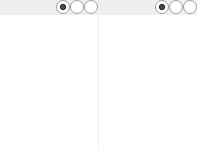
<?xml version="1.0" encoding="UTF-8"?>
<ui version="4.0">
 <class>ProgramList</class>
 <widget class="QWidget" name="ProgramList">
  <property name="geometry">
   <rect>
    <x>0</x>
    <y>0</y>
    <width>197</width>
    <height>148</height>
   </rect>
  </property>
  <property name="windowTitle">
   <string notr="true">Form</string>
  </property>
  <layout class="QVBoxLayout" name="verticalLayout_3">
   <property name="spacing">
    <number>0</number>
   </property>
   <property name="margin">
    <number>0</number>
   </property>
   <item>
    <widget class="QSplitter" name="splitter">
     <property name="orientation">
      <enum>Qt::Horizontal</enum>
     </property>
     <property name="handleWidth">
      <number>1</number>
     </property>
     <property name="childrenCollapsible">
      <bool>true</bool>
     </property>
     <widget class="QWidget" name="layoutWidget">
      <layout class="QVBoxLayout" name="verticalLayout_4">
       <property name="spacing">
        <number>0</number>
       </property>
       <item>
        <layout class="QHBoxLayout" name="horizontalLayout_2">
         <property name="spacing">
          <number>0</number>
         </property>
         <item>
          <spacer name="horizontalSpacer_2">
           <property name="orientation">
            <enum>Qt::Horizontal</enum>
           </property>
           <property name="sizeHint" stdset="0">
            <size>
             <width>0</width>
             <height>0</height>
            </size>
           </property>
          </spacer>
         </item>
         <item>
          <widget class="QRadioButton" name="grpAutosaveOn">
           <property name="toolTip">
            <string>Autosave changes</string>
           </property>
           <property name="text">
            <string/>
           </property>
           <property name="checked">
            <bool>true</bool>
           </property>
          </widget>
         </item>
         <item>
          <widget class="QRadioButton" name="grpAutosaveAsk">
           <property name="toolTip">
            <string>Prompt</string>
           </property>
           <property name="text">
            <string/>
           </property>
          </widget>
         </item>
         <item>
          <widget class="QRadioButton" name="grpAutosaveOff">
           <property name="toolTip">
            <string>Discard unsaved changes</string>
           </property>
           <property name="text">
            <string/>
           </property>
          </widget>
         </item>
        </layout>
       </item>
       <item>
        <widget class="GroupListView" name="listGrps">
         <property name="minimumSize">
          <size>
           <width>1</width>
           <height>0</height>
          </size>
         </property>
         <property name="frameShape">
          <enum>QFrame::NoFrame</enum>
         </property>
         <property name="dragDropMode">
          <enum>QAbstractItemView::DragDrop</enum>
         </property>
         <property name="defaultDropAction">
          <enum>Qt::MoveAction</enum>
         </property>
         <property name="selectionMode">
          <enum>QAbstractItemView::ExtendedSelection</enum>
         </property>
         <property name="uniformItemSizes">
          <bool>true</bool>
         </property>
        </widget>
       </item>
      </layout>
     </widget>
     <widget class="QWidget" name="layoutWidget">
      <layout class="QVBoxLayout" name="verticalLayout_2">
       <property name="spacing">
        <number>0</number>
       </property>
       <item>
        <layout class="QHBoxLayout" name="horizontalLayout">
         <property name="spacing">
          <number>0</number>
         </property>
         <item>
          <spacer name="horizontalSpacer">
           <property name="orientation">
            <enum>Qt::Horizontal</enum>
           </property>
           <property name="sizeHint" stdset="0">
            <size>
             <width>0</width>
             <height>0</height>
            </size>
           </property>
          </spacer>
         </item>
         <item>
          <widget class="QRadioButton" name="progAutosaveOn">
           <property name="toolTip">
            <string>Autosave changes</string>
           </property>
           <property name="text">
            <string/>
           </property>
           <property name="checked">
            <bool>true</bool>
           </property>
          </widget>
         </item>
         <item>
          <widget class="QRadioButton" name="progAutosaveAsk">
           <property name="toolTip">
            <string>Prompt</string>
           </property>
           <property name="text">
            <string/>
           </property>
          </widget>
         </item>
         <item>
          <widget class="QRadioButton" name="progAutosaveOff">
           <property name="toolTip">
            <string>Discard unsaved changes</string>
           </property>
           <property name="text">
            <string/>
           </property>
          </widget>
         </item>
        </layout>
       </item>
       <item>
        <widget class="ProgListView" name="listProgs">
         <property name="minimumSize">
          <size>
           <width>1</width>
           <height>0</height>
          </size>
         </property>
         <property name="frameShape">
          <enum>QFrame::NoFrame</enum>
         </property>
         <property name="dragDropMode">
          <enum>QAbstractItemView::DragDrop</enum>
         </property>
         <property name="defaultDropAction">
          <enum>Qt::MoveAction</enum>
         </property>
         <property name="selectionMode">
          <enum>QAbstractItemView::ExtendedSelection</enum>
         </property>
         <property name="uniformItemSizes">
          <bool>true</bool>
         </property>
        </widget>
       </item>
      </layout>
     </widget>
    </widget>
   </item>
  </layout>
 </widget>
 <customwidgets>
  <customwidget>
   <class>ProgListView</class>
   <extends>QListView</extends>
   <header>views/proglistview.h</header>
  </customwidget>
  <customwidget>
   <class>GroupListView</class>
   <extends>QListView</extends>
   <header>views/grouplistview.h</header>
  </customwidget>
 </customwidgets>
 <resources/>
 <connections/>
</ui>
